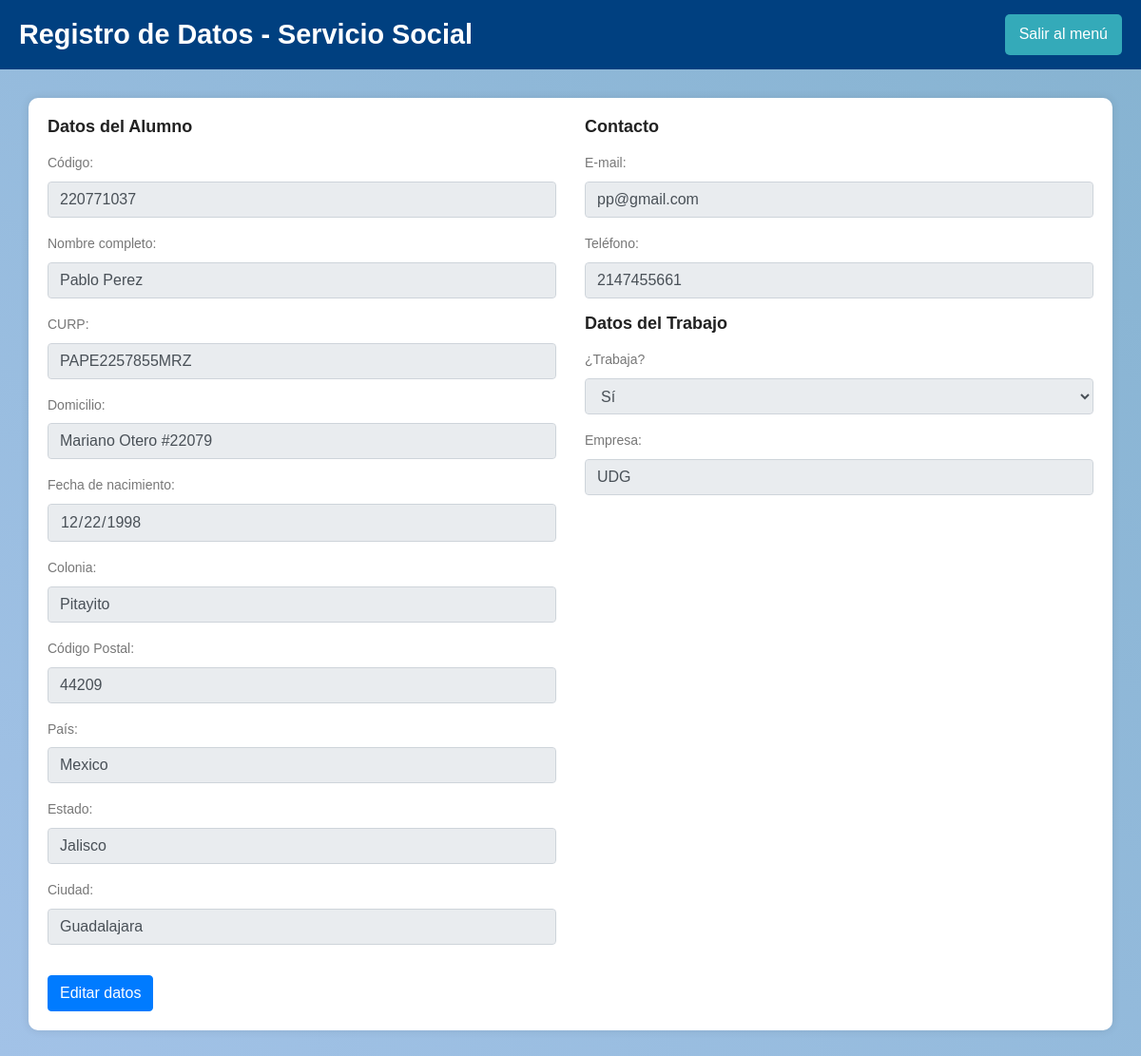
/src/datos_personales.php (signed in), run on the app's committed database.
### tables this page shows
CREATE TABLE IF NOT EXISTS `alumno` (
  `codigoAlumno` int NOT NULL,
  `nombreAlumno` varchar(50) NOT NULL,
  `curp` varchar(50) NOT NULL,
  `domicilio` varchar(50) NOT NULL,
  `fechaNac` date NOT NULL,
  `colonia` varchar(50) NOT NULL,
  `codigoPostal` int NOT NULL,
  `pais` varchar(50) NOT NULL,
  `estado` varchar(50) NOT NULL,
  `ciudad` varchar(50) NOT NULL,
  `correoAlumno` varchar(50) NOT NULL,
  `telefono` varchar(15) NOT NULL,
  `trabajoBool` tinyint(1) NOT NULL,
  `empresa` varchar(255) DEFAULT NULL,
  `IdUsuario` int NOT NULL,
  PRIMARY KEY (`codigoAlumno`),
  KEY `fk_alumnos_usuarios` (`IdUsuario`)
);

### src/datos_personales.php (the view, shortened to what this page needs)
<?php
$IdUsuario = $_SESSION['id_usuario'];
$conn = OpenCon();
$sql = "SELECT * FROM alumno WHERE IdUsuario = ?";
$stmt = $conn->prepare($sql);
$stmt->bind_param("i", $IdUsuario);
$stmt->execute();
$result = $stmt->get_result();
$alumno = $result->fetch_assoc() ?: [];
?>
<!DOCTYPE html>
<html lang="es">
<head>
    <link rel="stylesheet" href="../css/bootstrap.css">
    <link rel="stylesheet" href="../css/main.css">
</head>
<body>
    <div class="header">
        <h1>Registro de Datos - Servicio Social</h1>
        <a href="cart.php" class="logout-button">Salir al menú</a>
    </div>
    <div class="container">
        <form method="POST" action="registro_datos.php" id="datosForm">
            <div class="row">
                <div class="col-md-6">
                    <h4 class="mb-3">Datos del Alumno</h4>
                    <div class="form-group">
                        <label for="codigo">Código:</label>
                        <input type="text" class="form-control" id="codigo" name="codigo"
                            value="<?= $alumno['codigoAlumno'] ?? '' ?>" required readonly>
                    </div>
                    <div class="form-group">
                        <label for="nombre_alumno">Nombre completo:</label>
                        <input type="text" class="form-control" id="nombre_alumno" name="nombre_alumno"
                            value="<?= $alumno['nombreAlumno'] ?? '' ?>" required readonly>
                    </div>
                    <div class="form-group">
                        <label for="curp">CURP:</label>
                        <input type="text" class="form-control" id="curp" name="curp"
                            value="<?= $alumno['curp'] ?? '' ?>" required readonly>
                    </div>
                    <div class="form-group">
                        <label for="domicilio">Domicilio:</label>
                        <input type="text" class="form-control" id="domicilio" name="domicilio"
                            value="<?= $alumno['domicilio'] ?? '' ?>" required readonly>
                    </div>
                    <div class="form-group">
                        <label for="fecha_nacimiento">Fecha de nacimiento:</label>
                        <input type="date" class="form-control" id="fecha_nacimiento" name="fecha_nacimiento"
                            value="<?= $alumno['fechaNac'] ?? '' ?>" required readonly>
                    </div>
                    <div class="form-group">
                        <label for="colonia">Colonia:</label>
                        <input type="text" class="form-control" id="colonia" name="colonia"
                            value="<?= $alumno['colonia'] ?? '' ?>" required readonly>
                    </div>
                    <div class="form-group">
                        <label for="codigo_postal">Código Postal:</label>
                        <input type="text" class="form-control" id="codigo_postal" name="codigo_postal"
                            value="<?= $alumno['codigoPostal'] ?? '' ?>" required readonly>
                    </div>
                    <div class="form-group">
                        <label for="pais">País:</label>
                        <input type="text" class="form-control" id="pais" name="pais"
                            value="<?= $alumno['pais'] ?? '' ?>" required <?= !empty($alumno) ? 'readonly' : '' ?>>
                    </div>
                    <div class="form-group">
                        <label for="estado">Estado:</label>
                        <input type="text" class="form-control" id="estado" name="estado"
                            value="<?= $alumno['estado'] ?? '' ?>" required <?= !empty($alumno) ? 'readonly' : '' ?>>
                    </div>
                    <div class="form-group">
                        <label for="ciudad">Ciudad:</label>
                        <input type="text" class="form-control" id="ciudad" name="ciudad"
                            value="<?= $alumno['ciudad'] ?? '' ?>" required <?= !empty($alumno) ? 'readonly' : '' ?>>
                    </div>
                </div>
                <div class="col-md-6">
                    <h4 class="mb-3">Contacto</h4>
                    <div class="form-group">
                        <label for="email">E-mail:</label>
                        <input type="email" class="form-control" id="email" name="email"
                            value="<?= $alumno['correoAlumno'] ?? '' ?>" required <?= !empty($alumno) ? 'readonly' : '' ?>>
                    </div>
                    <div class="form-group">
                        <label for="telefono">Teléfono:</label>
                        <input type="text" class="form-control" id="telefono" name="telefono"
                            value="<?= $alumno['telefono'] ?? '' ?>" required <?= !empty($alumno) ? 'readonly' : '' ?>>
                    </div>
                    <h4 class="mb-3">Datos del Trabajo</h4>
                    <div class="form-group">
                        <label for="trabaja">¿Trabaja?</label>
                        <select class="form-control" id="trabaja" name="trabaja" required <?= !empty($alumno) ? 'disabled' : '' ?>>
                            <?php if (!empty($alumno)): ?>
                                <option value="1" <?= $alumno['trabajoBool'] == 1 ? 'selected' : '' ?>>Sí</option>
                            <?php else: ?>
                                <option value="1">Sí</option>
                                <option value="0">No</option>
                            <?php endif; ?>
                        </select>
                    </div>
                    <div class="form-group">
                        <label for="empresa">Empresa:</label>
                        <input type="text" class="form-control" id="empresa" name="empresa"
    value="<?= $alumno['trabajoBool'] == 1 ? ($alumno['empresa'] ?? '') : '' ?>"
    <?= $alumno['trabajoBool'] == 1 ? 'readonly' : 'readonly' ?>>
                    </div>
                </div>
            </div>
            <button type="button" class="btn btn-primary mt-3" id="editarDatos">Editar datos</button>
        </form>
    </div>
</body>
</html>

### css/main.css (style rules this page uses)
body { color: #777777; font-family: "Poppins", sans-serif; font-size: 14px; font-weight: 300; line-height: 1.625em; position: relative; }
select { display: block; }
a { -webkit-transition: all 0.3s ease 0s; -moz-transition: all 0.3s ease 0s; -o-transition: all 0.3s ease 0s; transition: all 0.3s ease 0s; }
a, a:focus, a:hover { text-decoration: none; outline: 0; }
h1, h2, h3, h4, h5, h6 { font-family: "Poppins", sans-serif; color: #222222; line-height: 1.2em !important; margin-bottom: 0; margin-top: 0; font-weight: 600; }
h1, .h1 { font-size: 36px; }
h4, .h4 { font-size: 18px; }
h1 { font-size: 36px; }
h4 { font-size: 18px; }
h1, h2, h3, h4, h5, h6 { line-height: 1.5em; }
.header h1 { color: #fff; }

### src/datos_personales.php (style rules this page uses)
html, body { margin: 0; padding: 0; width: 100%; }
body { background: linear-gradient(45deg, #a2c2e7, #86b3d1); font-family: Arial, sans-serif; }
.container { margin: 30px auto; background-color: white; padding: 20px; border-radius: 10px; box-shadow: 0 0 10px rgba(0, 0, 0, 0.1); width: 95%; }
.header { display: flex; justify-content: space-between; align-items: center; background-color: #004080; color: white; padding: 15px 20px; font-family: Arial, sans-serif; width: 100%; box-sizing: border-box; }
.header h1 { margin: 0; font-size: 1.8rem; }
.logout-button { background-color: rgb(52, 170, 185); color: white; padding: 10px 15px; text-decoration: none; border-radius: 5px; font-size: 1rem; }

### data on the page
alumno: codigo "220771037", nombre_alumno "Pablo Perez", curp "PAPE2257855MRZ", domicilio "Mariano Otero #22079", fecha_nacimiento "12/22/1998", colonia "Pitayito", codigo_postal "44209", pais "Mexico", estado "Jalisco", ciudad "Guadalajara", email "pp@gmail.com", telefono "2147455661", trabaja "Sí", empresa "UDG"
